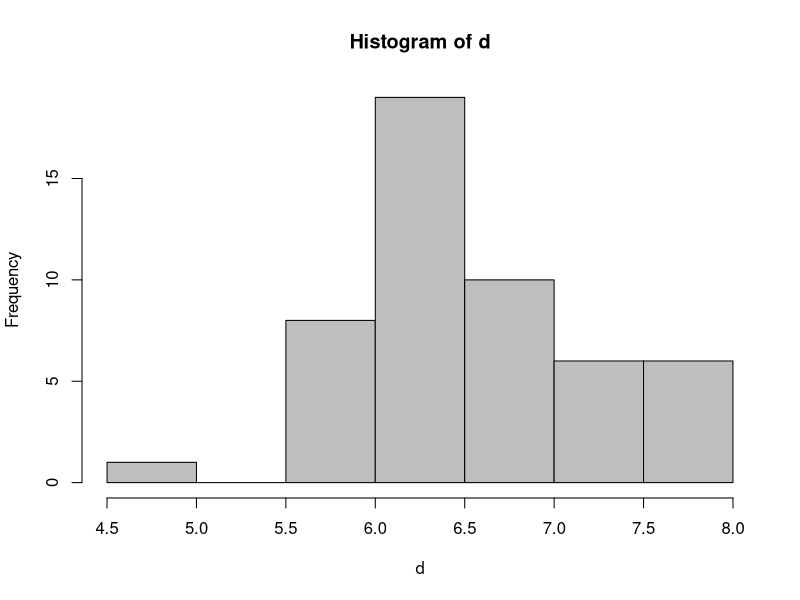
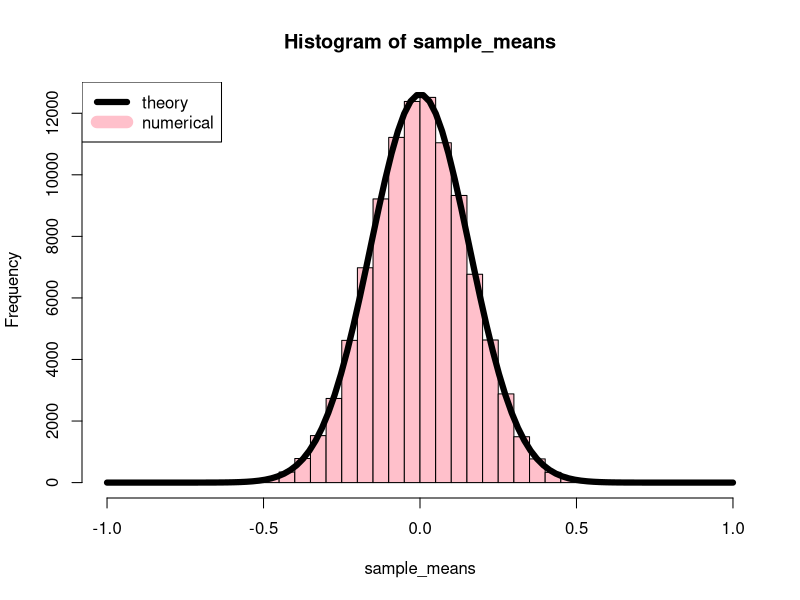
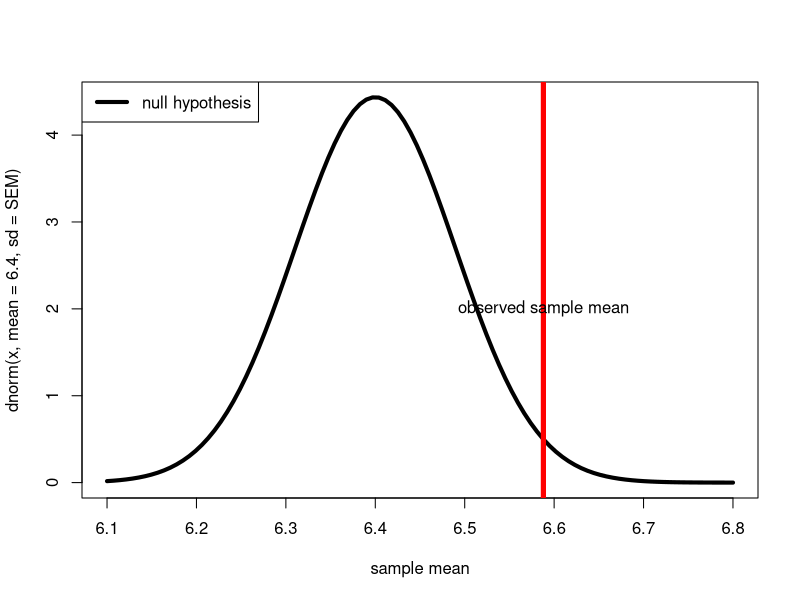
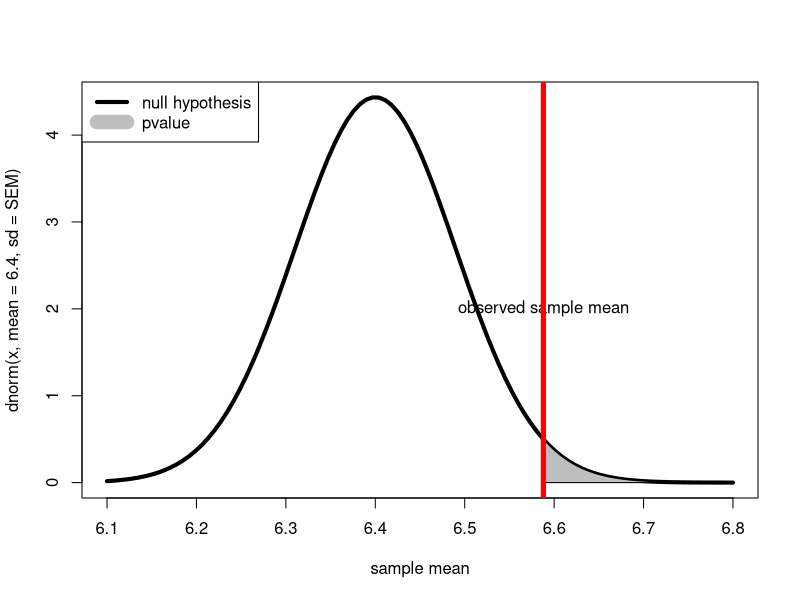
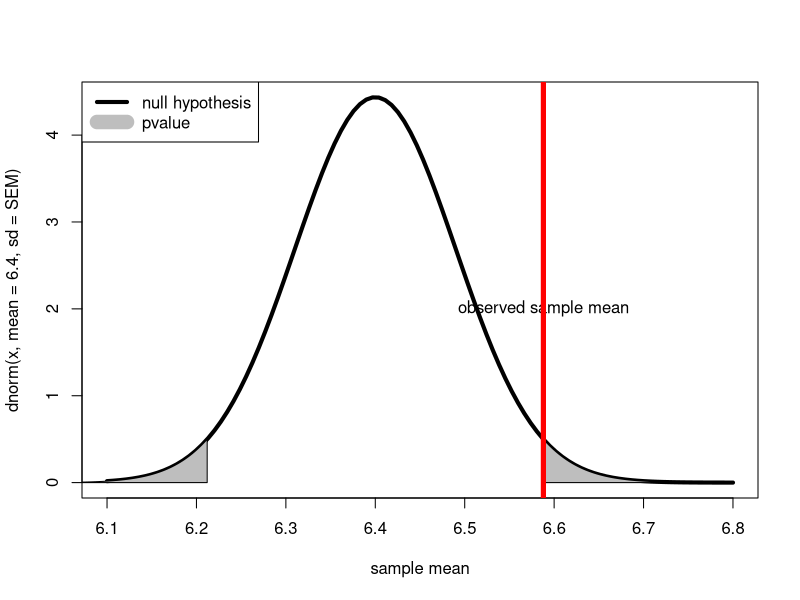
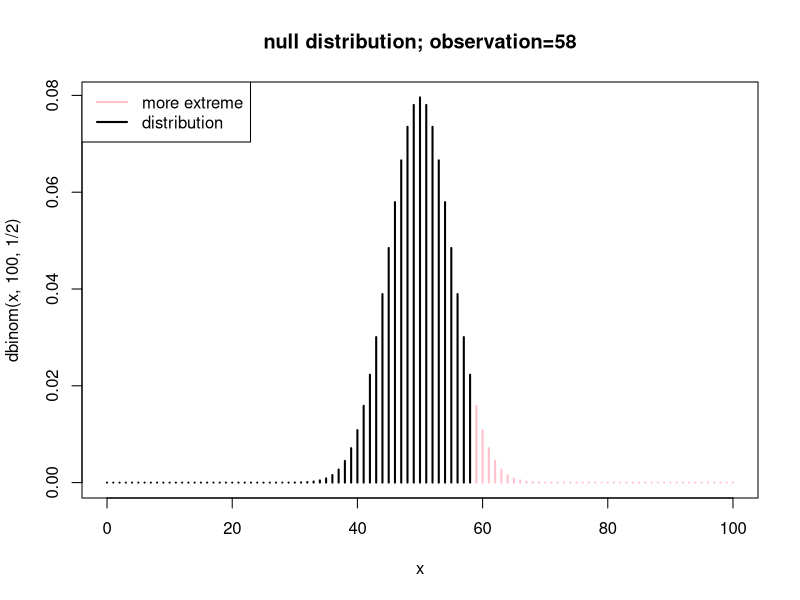
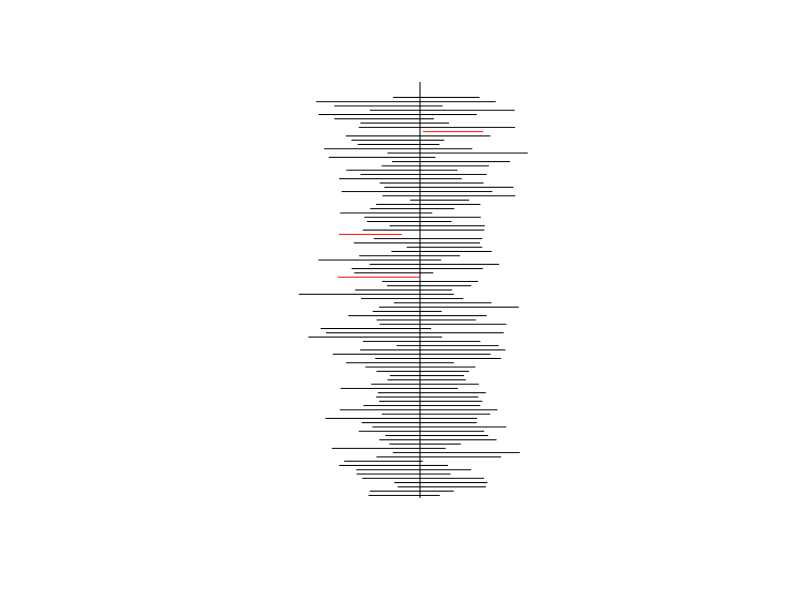

Reproduce these figures in R, in order.
## ---- chunk 1
d <- iris3[,1,"Virginica"]
d
hist(d,col='gray')
## ---- chunk 2
mean(d)
## ---- chunk 3
mean(rnorm(40))
mean(rnorm(40))
mean(rnorm(40))
## ---- chunk 4
width <- 0.05
n <- 100000
sample_means <- replicate(n,mean(rnorm(40)))
hist(sample_means,breaks=seq(from=-1,to=1,by=width),col='pink')
x <- seq(from=-1,to=1,len=100)
points(x,n*width*dnorm(x,sd=1/sqrt(40)),type="l",lwd=6)
legend("topleft",lwd=c(6,12),col=c("black","pink"),legend=c("theory","numerical"))
## ---- chunk 5
mean(d)
## ---- chunk 6
x <- seq(from=6.1,to=6.8,len=100)
n <- length(d)
SEM <- sd(d)/sqrt(n)
plot(x,dnorm(x,mean=6.4,sd=SEM),xlab="sample mean",type="l",lwd=4)
legend("topleft",lwd=c(4),col=c("black"),legend=c("null hypothesis"))
abline(v=mean(d),lwd=5,col='red')
text(mean(d),2,"observed sample mean")
## ---- chunk 7
x <- seq(from=6.1,to=6.8,len=100)
n <- length(d)
SEM <- sd(d)/sqrt(n)
plot(x,dnorm(x,mean=6.4,sd=SEM),xlab="sample mean",type="l",lwd=4)
legend("topleft",lwd=c(4,14),col=c("black","gray"),legend=c("null hypothesis","pvalue"))
text(mean(d),2,"observed sample mean")
jj <- seq(from=mean(d),to=6.8,len=100)
jj1 <- c(jj,rev(jj))
polygon(jj1,c(jj*0,dnorm(rev(jj),mean=6.4,sd=SEM)),col='gray')
abline(v=mean(d),lwd=5,col='red')
## ---- chunk 8
1-pnorm(mean(d),6.4,SEM)
## ---- chunk 9
replicate(6,sd(rnorm(100)))
## ---- chunk 10
replicate(6,sd(rnorm(4)))
## ---- chunk 11
t.test(d,mu=5.6,alternative="greater")
## ---- chunk 12
x <- seq(from=6.1,to=6.8,len=100)
n <- length(d)
SEM <- sd(d)/sqrt(n)
plot(x,dnorm(x,mean=6.4,sd=SEM),xlab="sample mean",type="l",lwd=4)
legend("topleft",lwd=c(4,14),col=c("black","gray"),legend=c("null hypothesis","pvalue"))
text(mean(d),2,"observed sample mean")
f <- function(x){
  jj <- c(x,rev(x))
  polygon(jj,c(x*0,dnorm(rev(x),mean=6.4,sd=SEM)),col='gray')
}
y <- seq(from=mean(d),to=6.8,len=100)
f(y)
f(6.4+(6.4-y))
abline(v=mean(d),lwd=5,col='red')
## ---- chunk 13
2*(1-pnorm(mean(d),6.4,SEM))
## ---- chunk 14
kiwi_a <- c(0.9, 1.02, 1.07, 0.92, 0.84, 0.9, 1.06, 1.01, 1.14, 0.96)
kiwi_b <- c(1.09, 1.14, 1.15, 1.03, 1.18, 1.04, 1.18, 1.17, 1.08, 1.02, 
0.99, 1.06, 1.03)
## ---- chunk 15
mean(kiwi_a)
mean(kiwi_b)
## ---- chunk 16
t.test(kiwi_a,kiwi_b)
## ---- chunk 17
before <- c(smith=112, jones=199, robinson=120, taylor=89, williams=100, brown=110)
after  <- c(smith=119, jones=201, robinson=137, taylor=91, williams=104, brown=109)
before
after
## ---- chunk 18
t.test(before-after,alternative="less")
## ---- chunk 19
t.test(before, after, paired=TRUE,alternative="less")
## ---- chunk 20
sum(dbinom(58:100,100,1/2))
## ---- chunk 21
x <- 0:100
plot(x,dbinom(x,100,1/2),col=c(rep("black",59),rep("pink",42)),type="h",lwd=2,main="null distribution; observation=58")
legend("topleft",lty=1,lwd=2,col=c("pink","black"),
        legend=c("more extreme","distribution"))
## ---- chunk 22
pbinom(57,100,1/2,lower.tail=FALSE)
## ---- chunk 23
sum(dbinom(c(0:31,69:100),100,1/2))
## ---- chunk 24
kiwi <- c(0.95, 0.56, 0.86, 0.83, 0.88, 0.77, 1.09)
mean(kiwi)
## ---- chunk 25
t.test(kiwi,mu=0.9)$p.value
## ---- chunk 26
t.test(kiwi,mu=1.2)$p.value
## ---- chunk 27
t.test(kiwi)
## ---- chunk 28
f <- function(n){ as.vector(t.test(rnorm(n))$conf.int) }

set.seed(0)
plot(c(-4,4),c(1,10),axes=FALSE,xlab='',ylab='',type='n')
for(i in 1:100){
    jj <- f(10)
    if(prod(jj)<0){col <- 'black' } else {col <- 'red'}
    segments(x0=jj[1],y0=i/10,x1=jj[2],y1=i/10,col=col,lwd=1)
}
abline(v=0)    
## ---- chunk 29
PlantGrowth
## ---- chunk 30
lm(weight~group,data=PlantGrowth)
summary(lm(weight~group,data=PlantGrowth))
